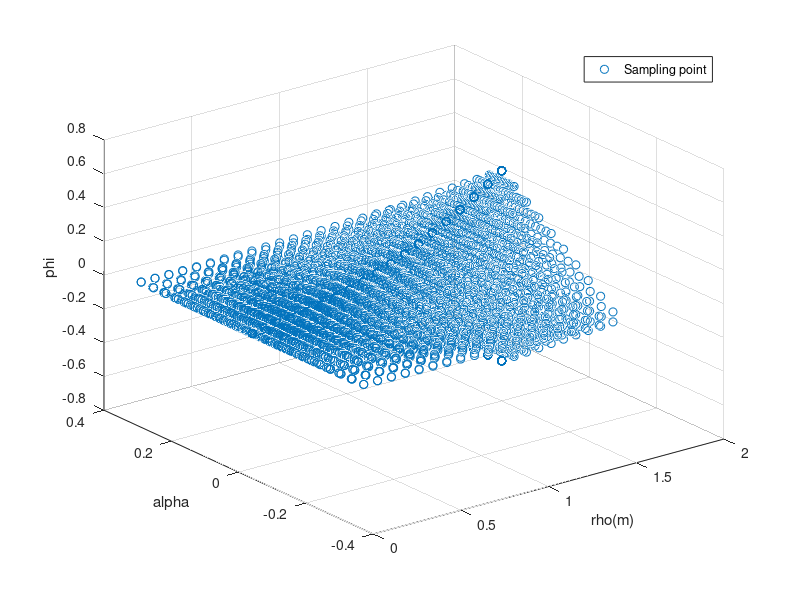

Here is the MATLAB script that generated this plot:
%  describe the feasible space of (rho, alpha, phi) by sampling points

function [Rhoo, Alphaa, Phii] = feasible_space()
    k4 = 2;
    alphaBar = 20/180*pi;

    sam_len = 20;
    Rho = linspace(0, 1.5, sam_len);
    size_Rho = size(Rho);

    Rhoo = [];
    Phii = [];
    Alphaa = [];

    for rho = Rho
        phi_max = rho^2 / k4^2;
        Phi = linspace(-phi_max, phi_max, sam_len);
        for phi = Phi
            alpha_max = (1- abs(phi) / phi_max) * alphaBar;
            Alpha = linspace(-alpha_max, alpha_max, sam_len);
            conRho = linspace(0, 0, sam_len) + rho;
            conPhi = linspace(0, 0, sam_len) + phi;
            Rhoo = [Rhoo, conRho];
            Phii = [Phii, conPhi];
            Alphaa = [Alphaa, Alpha];
            size_Rhoo = size(Rhoo);
            size_Alphaa = size(Alphaa);
            size_Phii = size(Phii);
    %         Rhoo
        end
    end
    
    p = scatter3(Rhoo, Alphaa, Phii);
    legend( p, 'Sampling point', 'Location', 'NorthEast' );
    xlabel rho(m)
    ylabel alpha
    zlabel phi
    grid on
    
%     return Rhoo, Alphaa, Phii;
end